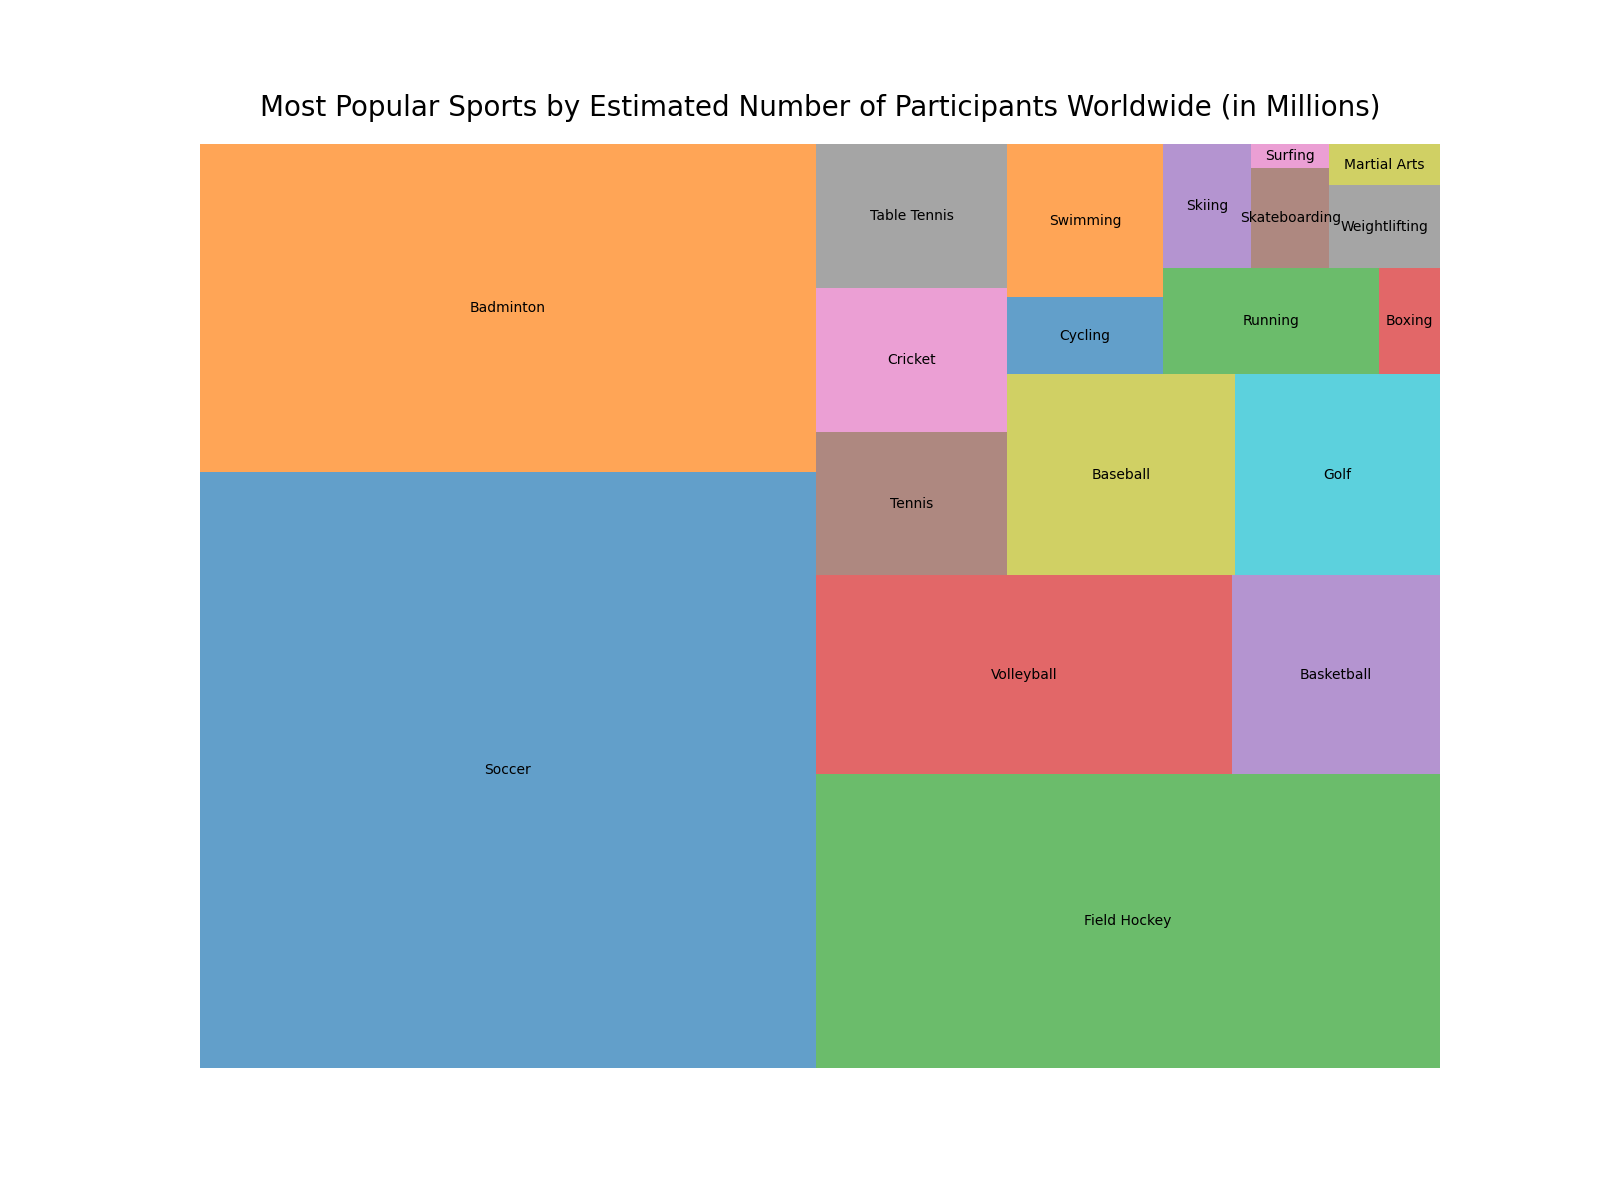

Write Python code to recreate this figure.

import matplotlib.pyplot as plt
import squarify

# Data
sports = [
    'Soccer', 'Badminton', 'Field Hockey', 'Volleyball', 'Basketball', 
    'Tennis', 'Cricket', 'Table Tennis', 'Baseball', 'Golf', 
    'Cycling', 'Swimming', 'Running', 'Boxing', 'Skiing', 
    'Skateboarding', 'Surfing', 'Weightlifting', 'Martial Arts'
]
participants = [
    4000, 2200, 2000, 900, 450, 300, 300, 300, 500, 450, 
    130, 260, 250, 70, 120, 85, 20, 100, 50
]
colors = [
    '#1f77b4', '#ff7f0e', '#2ca02c', '#d62728', '#9467bd', 
    '#8c564b', '#e377c2', '#7f7f7f', '#bcbd22', '#17becf', 
    '#1f77b4', '#ff7f0e', '#2ca02c', '#d62728', '#9467bd', 
    '#8c564b', '#e377c2', '#7f7f7f', '#bcbd22'
]

# Plot
plt.figure(figsize=(16, 12))
squarify.plot(sizes=participants, label=sports, color=colors, alpha=0.7)
plt.title('Most Popular Sports by Estimated Number of Participants Worldwide (in Millions)', fontsize=20, pad=20)
plt.axis('off')
plt.show()
